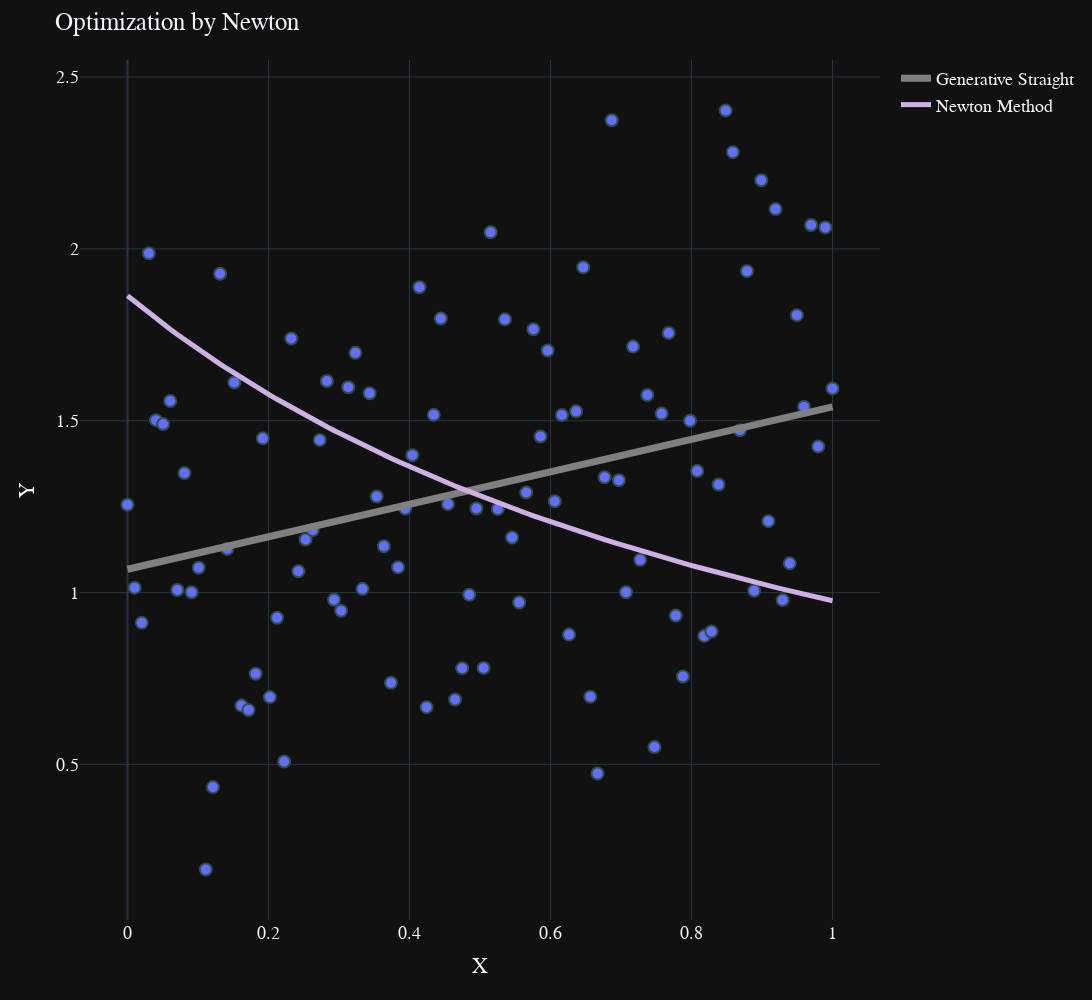

The cell this chart's notebook holds for it:
### Markdown cell above
# _Optimization by Newton_
## $F(x, a, b) = $ $\frac{a}{1 + bx}$

### Code cell
def function_being_optimized_disc_rational(z, support_x, support_y):

    return np.sum((rational_optimize_function(z, support_x) - support_y) ** 2)

zero_condition_newton = 0.5, 0
res_nm = optimize.newton(function_being_optimized_disc_rational, zero_condition_newton, tol=10 ** -3, maxiter=10_008, args=(x, y))
a_nwt, b_nwt = res_nm

additional_line_liner_newton_rt =  AdditionalLine(x=x, a=a_nwt, b=b_nwt, name_method="Newton Method", width=5, color='#CFB0E4', type_='rational')

figure = visualize(x=x, y=y, title="Optimization by Newton", additional_line=additional_line_liner_newton)
figure.show()
